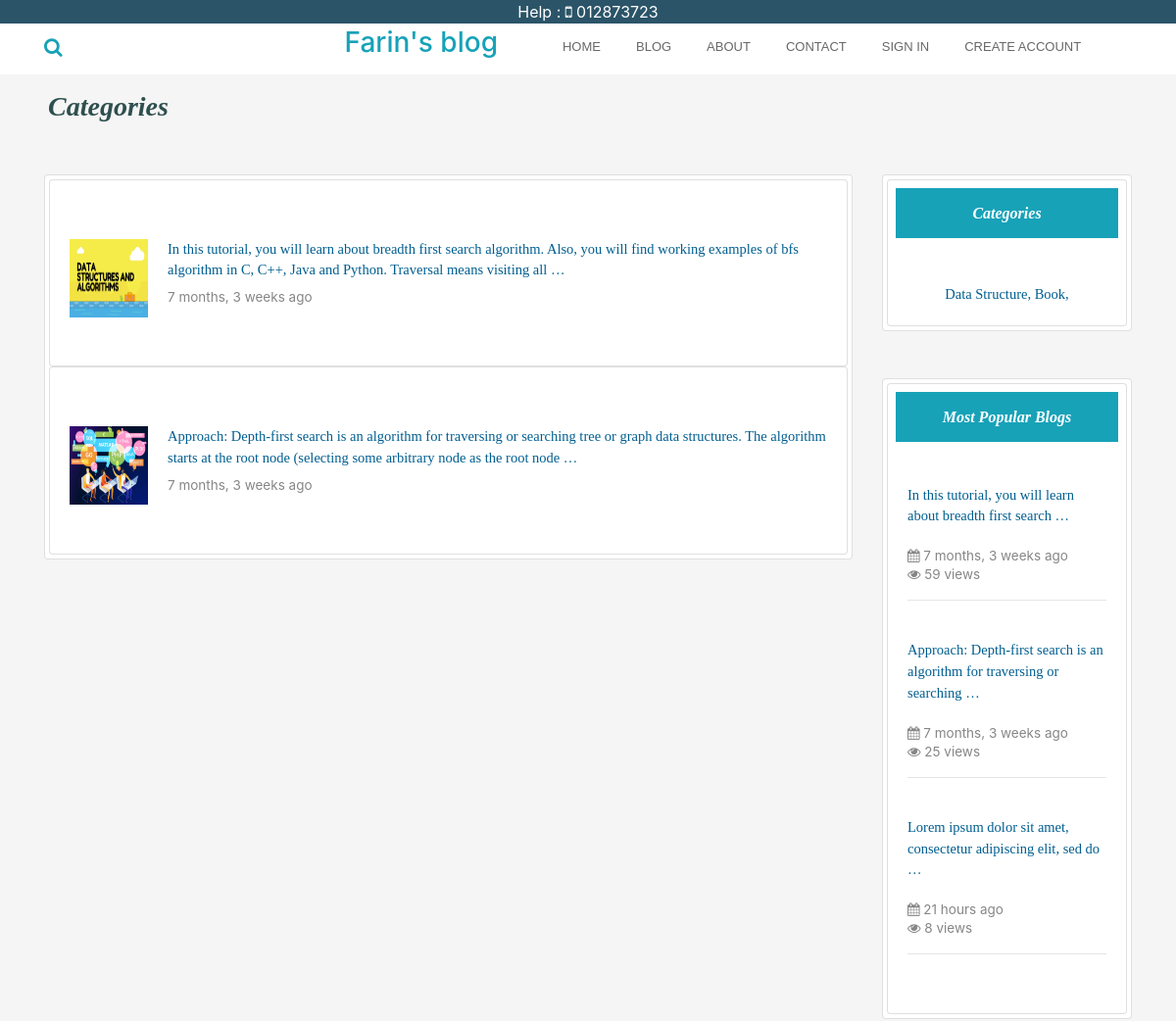
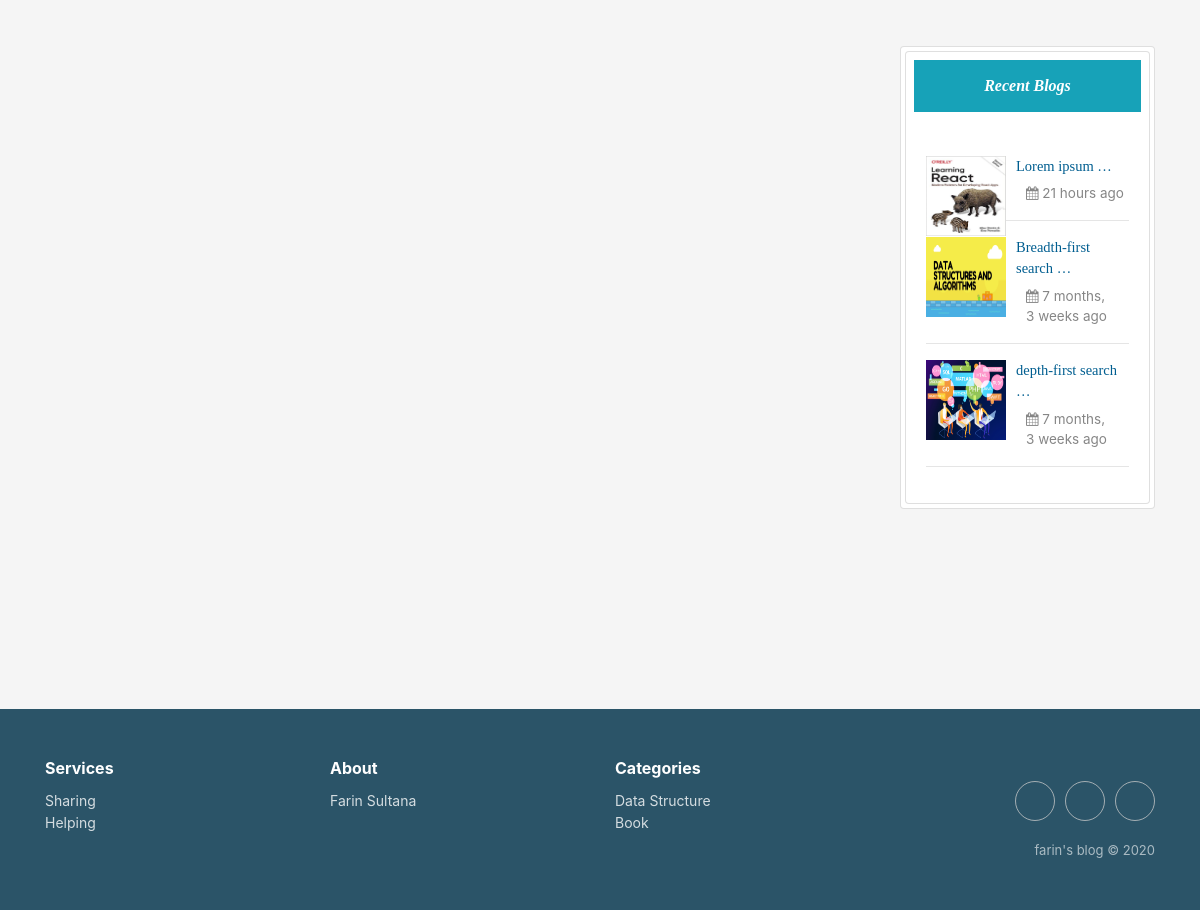
Page /categories/Data Structure on the earlier database version (2 pictures, top to bottom).
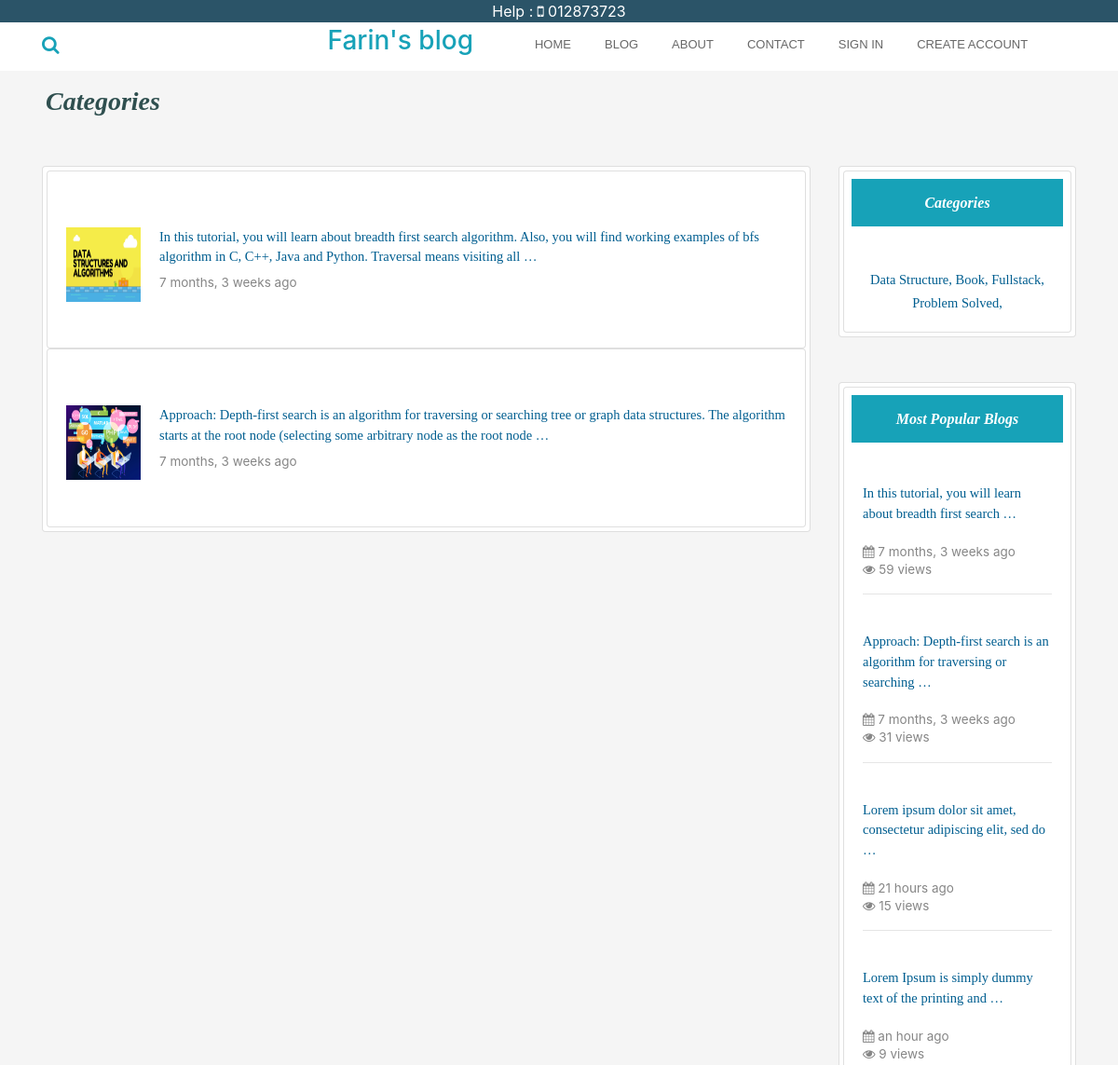
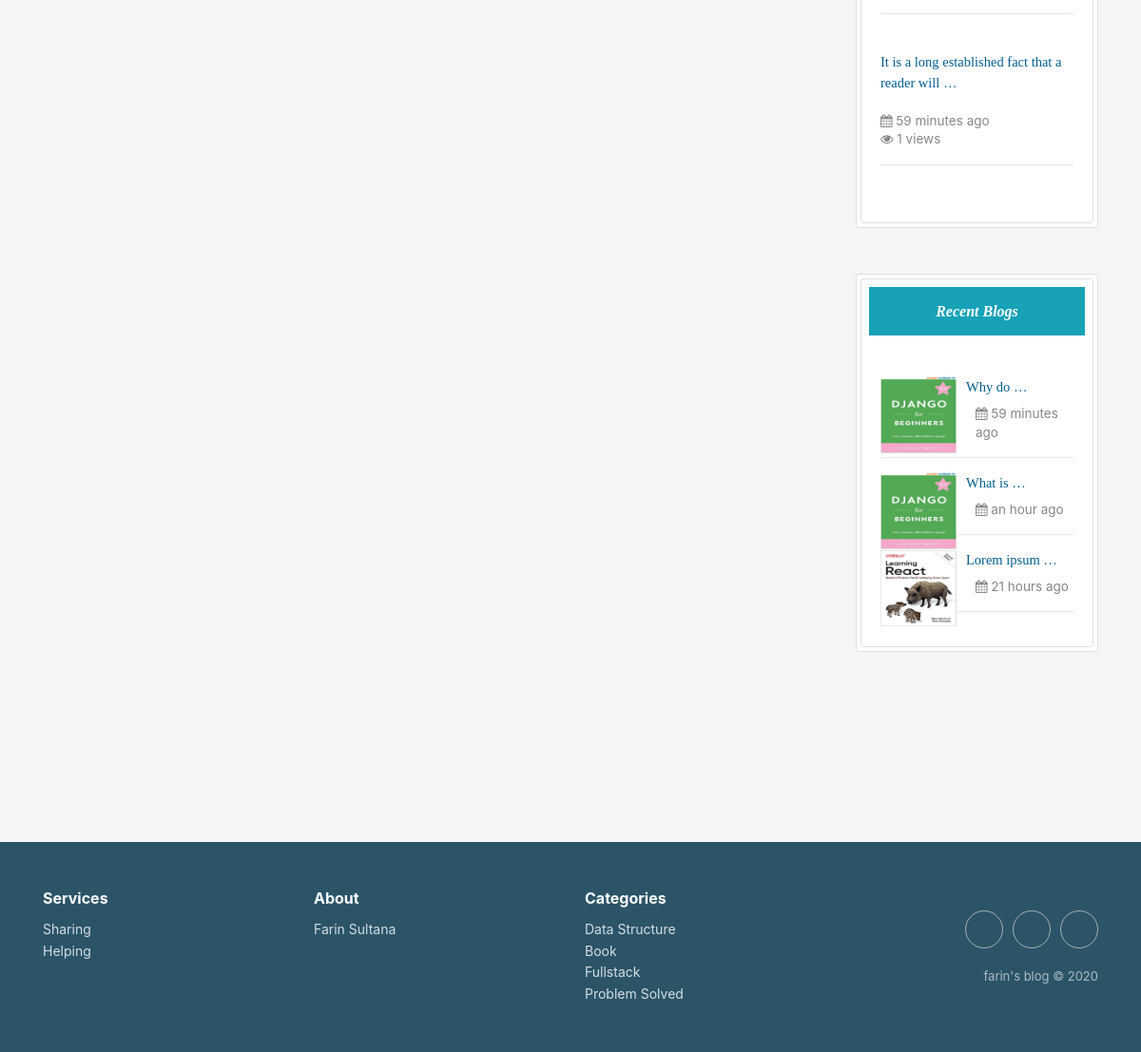
Same page on the later database version (2 pictures, top to bottom).
### home/models.py (models this page shows, shortened)
class Post(models.Model):
    category = models.ForeignKey(Category, on_delete=models.CASCADE)
    postAuthor = models.CharField(max_length=200)
    postId = models.AutoField(primary_key=True, auto_created=True)
    postTitle = models.CharField(max_length=200)
    postTimeDate = models.DateTimeField(auto_now_add=True, auto_now=False, blank=True)
    postDescriptions = models.TextField()
    postBody = RichTextField(blank=True, null=True)
    postImage = models.ImageField(blank=True, null=True)
    views = models.IntegerField(default=0)
    def get_photo_url(self):
        if self.postImage and hasattr(self.postImage, 'url'):
            return self.postImage.url
        else:
            return "/static/no.png"

class Category(models.Model):
    category = models.CharField(max_length=200, primary_key=True)

### home/views.py (the view)
# urls.py: path('categories/<str:cat>', views.category, name='categories'),
def category(request, cat):
    populer = Post.objects.all().order_by('-views')[0:10]
    Recent = Post.objects.all().order_by('-postTimeDate')[0:3]
    query = cat
    allPosts = Post.objects.filter(category__category__contains=query).order_by('-postTimeDate')
    cat = Category.objects.all()
    parms = {'allPosts': allPosts,
             'RecentPost': Recent,
             'Categories': cat,
             'Populer': populer}
    return render(request, 'category.html', parms)

### templates/category.html (shortened to what the changed rows need)
{% extends 'base.html' %}
{% load static %}
{% load humanize %}
 {% block body %}
<div class="container">
    <div class="row">
   <div class="col-sm-9 mb-5">
              <div class="card p-1">
       {% if allPosts|length < 1 %}
      <div class="card text-center mt-5 p-5">
       <h4 style="margin-top:40;">
           This category haven't got any blog yet.
       </h4><br>
        <a class="text-style" href="{% url 'blog' %}"><span><i class="fa fa-plus-circle" aria-hidden="true"></i> Go to Blog Page</span></a>
</div>
       {% else %}
    {% for post in allPosts %}
       <div class="card pt-4 pl-0 pb-4 pr-0">
                    <div class="card-body">
                        <div class="mt-3">
                            <img style="float:left;" class="d-inline-block" src="{{ post.get_photo_url }}" height=80;
                                width=80; alt="abc">
                            <a href="{% url 'readMore' post.postId %}">
                                <p  style="margin-left:100px;" class="text-style">
                                    {{ post.postDescriptions |truncatewords:30 }}
                                </p>
                            </a>
                            <p style="margin-left:100px; margin-top:-10px;" class="description">{{ post.postTimeDate | naturaltime}}</p>
                        </div>
                    </div>
        </div>
       {% endfor %}
       {% endif %}
</div>
       </div>
        <div class="col-sm-3 " >
         <div class="card p-1">
             <div class="card promoting-card">
  <div class="card-body">
                        <div class="mt-3 text-center">
                             {% for cat in Categories%}
                      <a class="text-style" href="{% url 'categories' cat.category %}"> {{cat.category}},  </a>
                             {% endfor %}
                        </div>
                    </div>
</div>
</div>
            <div class="card p-1 mt-5">
<div class="card promoting-card">
 <div class="card-body">
                        <div class="mt-3">
                             {% for post in Populer%}
                            <a href="{% url 'readMore' post.postId %}">
                                <p    class="text-style">
                                    {{ post.postDescriptions | truncatewords:10 }}
                                </p>
                            </a>
                            <span class="description"><i class="fa fa-calendar" aria-hidden="true"></i> {{ post.postTimeDate | naturaltime }}</span>
                            <p class="description"><i class="fa fa-eye" aria-hidden="true"></i> {{ post.views }} views</p>
<hr>
                            <br>
                             {% endfor %}
                        </div>
                    </div>
                    </div>
                    </div>
         <div class="card p-1 mt-5">
<div class="card promoting-card ">
 <div class="card-body">
                        <div class="mt-3">
                             {% for post in RecentPost%}
                            <img style="float:left;" class="d-inline-block" src="{{ post.get_photo_url }}" height=80;
                                width=80; alt="abc">
                            <a href="{% url 'readMore' post.postId %}">
                                <p  style="margin-left:90px;" class="text-style">
                                    {{ post.postTitle |truncatewords:2 }}
                                </p>
                            </a>
                            <p style="margin-left:100px; margin-top:-10px;" class="description"><i class="fa fa-calendar" aria-hidden="true"></i> {{ post.postTimeDate | naturaltime }}</p>
                            <hr>
                             {% endfor %}
                        </div>
                    </div>
</div>
</div>
</div>
</div>
</div>
 {% endblock body %}

### templates/base.html (shortened to what the changed rows need)
{% load static %}
<!DOCTYPE html>
<html lang="en">
<head>
  <link rel="stylesheet" href="https://maxcdn.bootstrapcdn.com/bootstrap/4.5.0/css/bootstrap.min.css">
 <link rel="stylesheet" href="https://cdnjs.cloudflare.com/ajax/libs/font-awesome/4.7.0/css/font-awesome.min.css">
  <link rel="stylesheet" href="{% static 'css/style.css' %} ">
  <link rel="stylesheet" href="https://cdnjs.cloudflare.com/ajax/libs/twitter-bootstrap/4.4.1/css/bootstrap.min.css">
  <link rel="stylesheet" href="https://cdnjs.cloudflare.com/ajax/libs/font-awesome/4.7.0/css/font-awesome.min.css">
  <link rel="stylesheet" href="https://cdnjs.cloudflare.com/ajax/libs/ionicons/2.0.1/css/ionicons.min.css">
  <link rel="stylesheet" href="https://cdnjs.cloudflare.com/ajax/libs/Swiper/3.3.1/css/swiper.min.css">
</head>
<body style="background-color:#F5F5F5">
     {% block body %}
     {% endblock body %}
 <div class="footer-clean" style="background-color:#2b5468; color:#fff;">
        <footer>
            <div class="container">
                <div class="row justify-content-center">
                    <div class="col-sm-4 col-md-3 item">
                        <ul>
                            {% for cat in  Categories %}
                            <li><a href="{% url 'categories' cat.category %}">{{cat.category}}</a></li>
                            {% endfor %}
                        </ul>
                    </div>
                </div>
            </div>
        </footer>
    </div>
</body>
</html>

Differences in the rows shown:
no longer on one of the page's lists (row unchanged): Post: postTitle "Breadth-first search …", postTimeDate "7 months, 3 weeks ago"
no longer on one of the page's lists (row edited): Post: postTitle "depth-first search …", postTimeDate "7 months, 3 weeks ago"
changed Post "Approach: Depth-first search is an algorithm for traversing or searching …": views "25" → "31"
added Category: category "Fullstack"
added Category: category "Problem Solved"
changed Post "21 hours ago": views "8" → "15"
added Post: postDescriptions "Lorem Ipsum is simply dummy text of the printing and …", postTimeDate "an hour ago", views "9", get_photo_url (picture), postTitle "What is …"
added Post: postDescriptions "It is a long established fact that a reader will …", postTimeDate "59 minutes ago", views "1", get_photo_url (picture), postTitle "Why do …"
